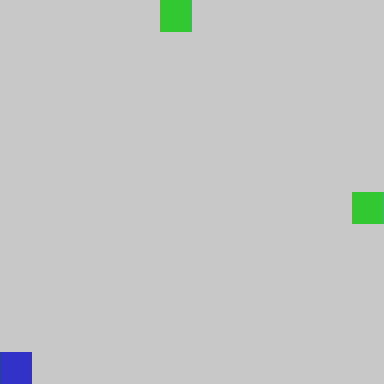

Tiled map render using the project's own tile images. Description and the whole map definition, tile-layer contents included, below:
An orthogonal 12x12 tile map with 32x32 px tiles, 1 tile layer (Tile Layer 1).

<map version="1.10" tiledversion="1.10.1" orientation="orthogonal" renderorder="right-down" width="12" height="12" tilewidth="32" tileheight="32" infinite="0" nextlayerid="2" nextobjectid="1">
 <tileset firstgid="1" source="BaseTileset.tsx" />
 <layer id="1" name="Tile Layer 1" width="12" height="12">
  <data encoding="csv">
5,5,5,5,5,2,5,5,5,5,5,5,
5,5,5,5,5,5,5,5,5,5,5,5,
5,5,5,5,5,5,5,5,5,5,5,5,
5,5,5,5,5,5,5,5,5,5,5,5,
5,5,5,5,5,5,5,5,5,5,5,5,
5,5,5,5,5,5,5,5,5,5,5,5,
5,5,5,5,5,5,5,5,5,5,5,2,
5,5,5,5,5,5,5,5,5,5,5,5,
5,5,5,5,5,5,5,5,5,5,5,5,
5,5,5,5,5,5,5,5,5,5,5,5,
5,5,5,5,5,5,5,5,5,5,5,5,
3,5,5,5,5,5,5,5,5,5,5,5
</data>
 </layer>
</map>
